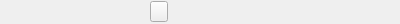
<?xml version="1.0" encoding="UTF-8"?>
<ui version="4.0">
 <class>ShowContentDialog</class>
 <widget class="QDialog" name="ShowContentDialog">
  <property name="geometry">
   <rect>
    <x>0</x>
    <y>0</y>
    <width>400</width>
    <height>24</height>
   </rect>
  </property>
  <property name="font">
   <font>
    <family>Microsoft YaHei UI Light</family>
   </font>
  </property>
  <property name="windowTitle">
   <string>Dialog</string>
  </property>
  <widget class="QLabel" name="textLabel">
   <property name="geometry">
    <rect>
     <x>1</x>
     <y>1</y>
     <width>111</width>
     <height>18</height>
    </rect>
   </property>
   <property name="font">
    <font>
     <family>Microsoft YaHei UI Light</family>
     <weight>50</weight>
     <bold>false</bold>
    </font>
   </property>
   <property name="text">
    <string/>
   </property>
   <property name="textInteractionFlags">
    <set>Qt::TextSelectableByMouse</set>
   </property>
  </widget>
  <widget class="QToolButton" name="copyBtn">
   <property name="geometry">
    <rect>
     <x>150</x>
     <y>1</y>
     <width>18</width>
     <height>21</height>
    </rect>
   </property>
   <property name="cursor">
    <cursorShape>PointingHandCursor</cursorShape>
   </property>
   <property name="focusPolicy">
    <enum>Qt::NoFocus</enum>
   </property>
   <property name="text">
    <string/>
   </property>
  </widget>
 </widget>
 <resources/>
 <connections/>
</ui>
